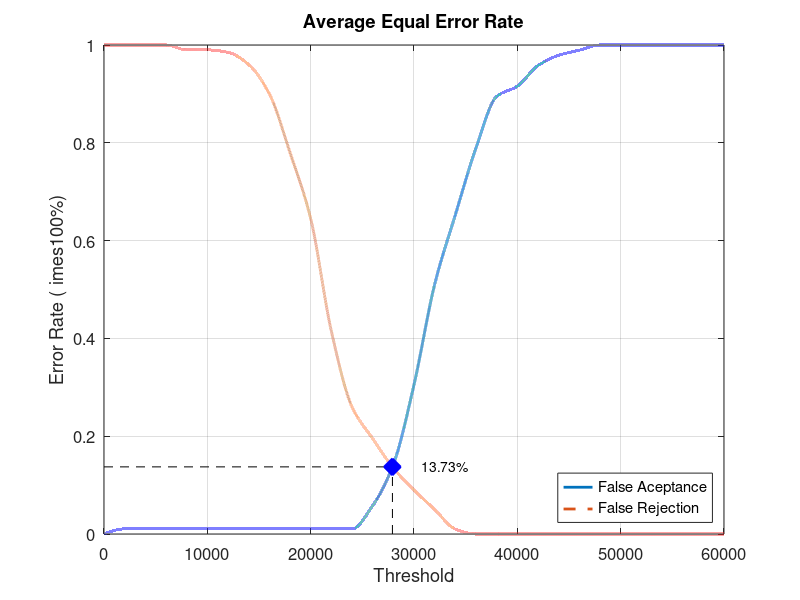
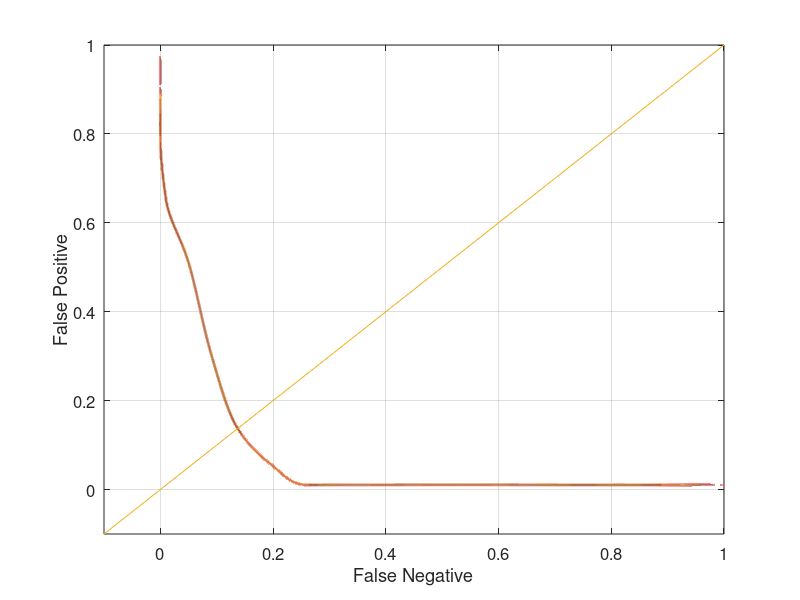

Reproduce these figures in MATLAB, in order.
close all;
clear;
clc;
x = 0:2000:60000;
xq = 0:0.5:60000;

y0 = [0 0.0105263 0.0105263 0.0105263 0.0105263 0.0105263 0.0105263 0.0105263 0.0105263 0.0105263 0.0105263 0.0105263 0.0105263 0.0578947 0.142105 0.305263 0.510526 0.652632 0.789474 0.894737 0.915789 0.957895 0.978947 0.989474 1 1 1 1 1 1 1]
yy0 = interp1(x, y0, xq, 'pchip');
y1 = [1 1 1 1 0.99 0.99 0.985 0.96 0.9 0.78 0.645 0.415 0.26 0.195 0.135 0.09 0.05 0.01 0 0 0 0 0 0 0 0 0 0 0 0 0]
yy1 = interp1(x, y1, xq, 'pchip');

% Calculating EER: 
y2 = abs(y0 - y1);
find(y2 == min(y2))
yy2 = abs(yy0 - yy1);
xEER = find(yy2 == min(yy2));
xEERIndex = xq(xEER) % X-axis EER
yEER = yy0(xEER) % Y-axis EER

main = figure
plot(xq, yy0,'-','LineWidth', 2);	hold on
plot(xq, yy1,'--','LineWidth', 2);	hold on
plot([xEERIndex xEERIndex], [0 yEER], 'k--');	hold on
plot([0 xEERIndex], [yEER yEER], 'k--');	hold on
plot(xEERIndex, yEER, 'bx', 'LineWidth', 10);	hold on
text(xEERIndex + 10 * xEERIndex / 100, yEER, [num2str(round((10000 * yEER)) / 100) '%'])
legend('False Aceptance', 'False Rejection', 'Location', 'SouthEast')
xlabel('Threshold')
ylabel('Error Rate (	imes100%)')
title('Average Equal Error Rate')
set(gca, 'FontSize', 12)
axis([0 60000 0 1])
grid on

print(main, 'Database5_1Main', '-dpng');
FNRxFPR = figure('Color', [1 1 1]);
plot(yy1, yy0, '-', yy1, yy0, 'LineWidth', 2);
hold on
y = -0.1:0.1:1
plot(y, y); 
set(gca, 'FontSize', 12)
xlabel('False Negative')
ylabel('False Positive')
axis([-0.1 1 -0.1 1])
set(gca, 'FontSize', 12)
grid on

print(FNRxFPR, 'Database5_1FNRxFPR','-dpng');
